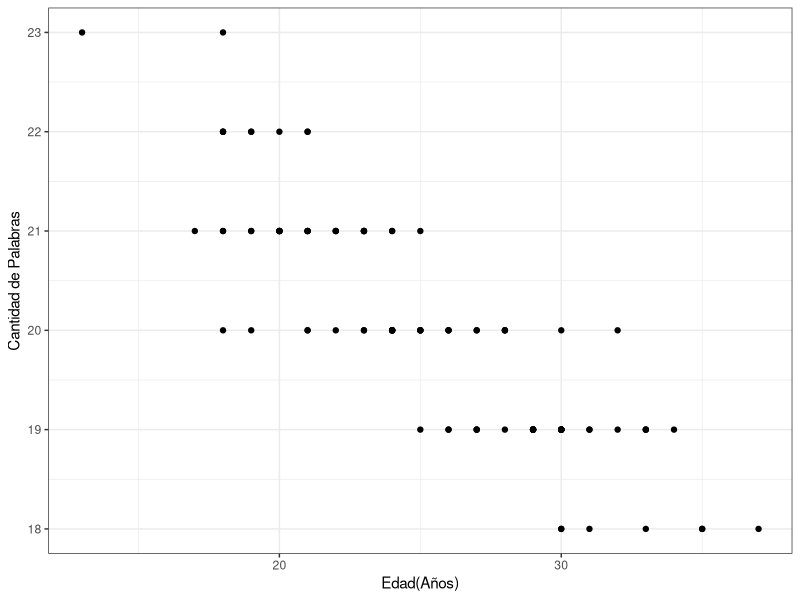
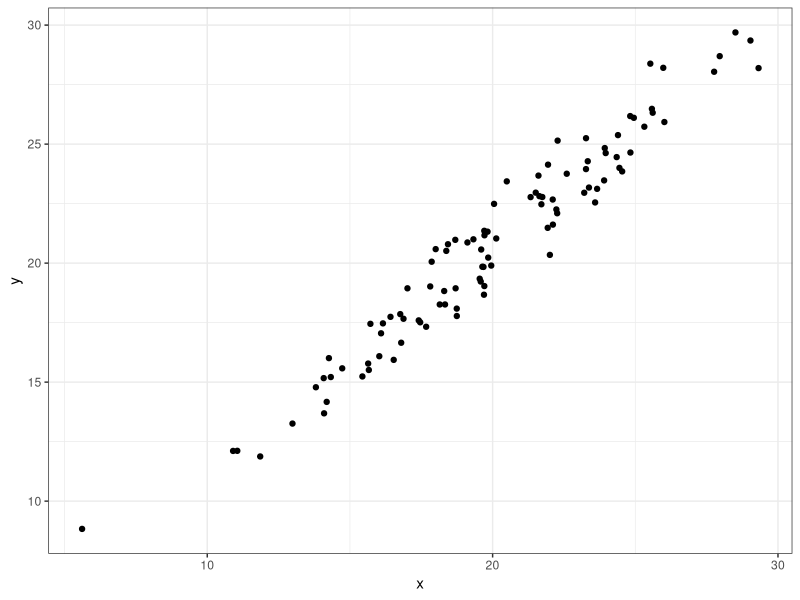
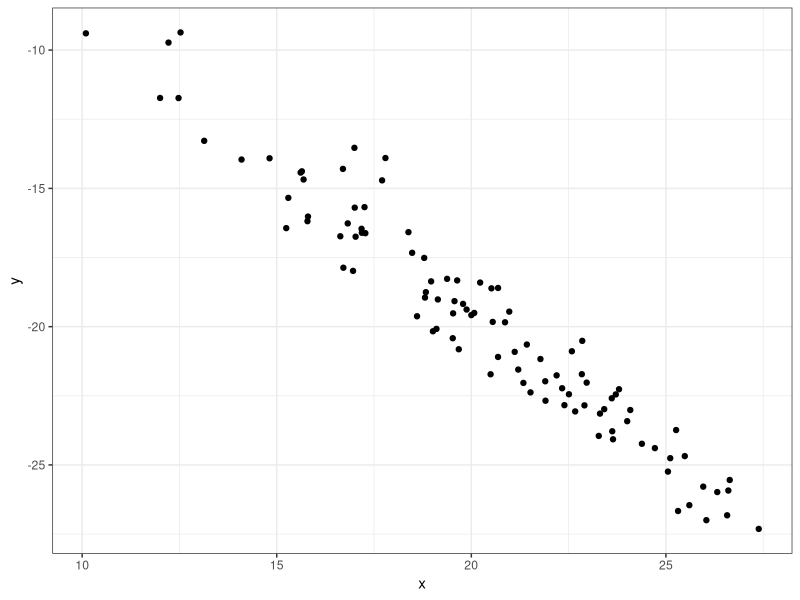
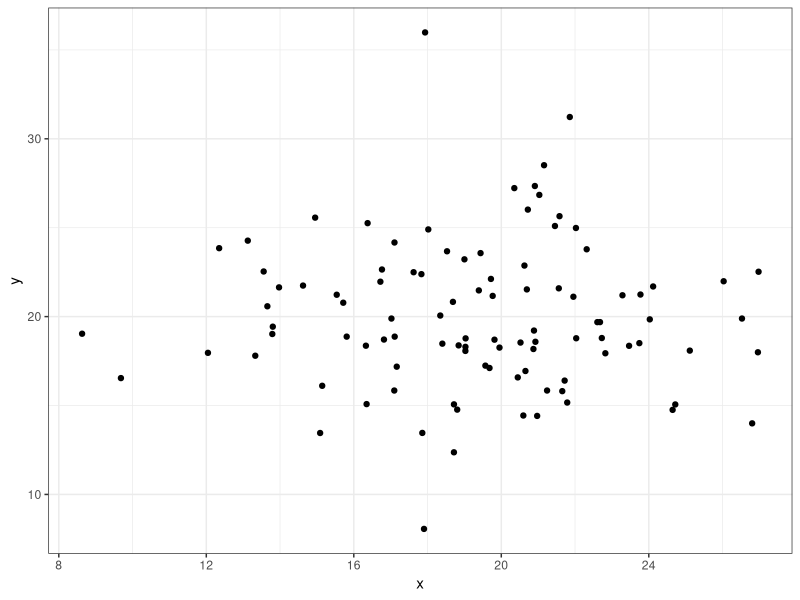

R code for these plots, in order:
## ---- chunk 1
knitr::opts_chunk$set(echo = FALSE)

# Para poder imprimir las tablas con kable_styling
options("kableExtra.html.bsTable" = T, knitr.kable.NA = '')
# library(tables)
library(knitr)
library(kableExtra)
library(ggplot2)
library(dplyr)
## ---- chunk 2
mat <- matrix(nrow = 3, ncol = 3)
mat[, 3] <- c(60, 40, 100)
mat[, 2] <- c(0, 40, 40)
mat[, 1] <- c(60, 0, 60)

## Agregamos los nombres de variables y dimensiones
dimnames(mat) <- list("Tipo de docente"  =  c("Autoritario", "Democrático", "Total"),
"Rendimiento" = c("Bajo","Alto", "Total"))

## Convertimos a data frame para nice print
mat <- as.data.frame(cbind(`Tipo de docente` = c("Autoritario", "Democrático", "Total"), mat), row.names = F)

mat %>%  
    kable(digits = 2, col.names = c("Tipo de docente", "Bajo", "Alto", "Total"), escape = F) %>%
    kable_styling(bootstrap_options = c("bordered"), full_width = T) %>% 
    add_header_above(c(" " = 1, "Rendimiento" = 2, " " = 1)) 
## ---- chunk 3
mat <- matrix(nrow = 3, ncol = 3)
mat[, 3] <- c(60, 40, 100)
mat[, 2] <- c(12, 28, 40)
mat[, 1] <- c(48, 12, 60)

## Agregamos los nombres de variables y dimensiones
dimnames(mat) <- list("Tipo de docente"  =  c("Autoritario", "Democrático", "Total"),
"Rendimiento" = c("Bajo","Alto", "Total"))

## Convertimos a data frame para nice print
mat <- as.data.frame(cbind(`Tipo de docente` = c("Autoritario", "Democrático", "Total"), mat), row.names = F)

mat %>%  
    kable(digits = 2, col.names = c("Tipo de docente", "Bajo", "Alto", "Total"), escape = F) %>%
    kable_styling(bootstrap_options = c("bordered"), full_width = T) %>% 
    add_header_above(c(" " = 1, "Rendimiento" = 2, " " = 1)) 

## ---- chunk 4
mat <- matrix(nrow = 3, ncol = 3)
mat[, 3] <- c(60, 40, NA)
mat[3, ] <- c(60, 40, 100)

for(i in 1:(nrow(mat)-1)){
    for(j in 1:(ncol(mat)-1)){
        mat[i, j] <- mat[i, ncol(mat)] * mat[nrow(mat) * j] / mat[nrow(mat), ncol(mat)]
    }
}

## Agregamos los nombres de variables y dimensiones
dimnames(mat) <- list("Tipo de docente"  =  c("Autoritario", "Democrático", "Total"),
"Rendimiento" = c("Bajo","Alto", "Total"))

## Convertimos a data frame para nice print
matr <- as.data.frame(cbind(`Tipo de docente` = c("Autoritario", "Democrático", "Total"), mat), row.names = F)

matr %>%  
    kable(digits = 2, col.names = c("Tipo de docente", "Bajo", "Alto", "Total"), escape = F) %>%
    kable_styling(bootstrap_options = c("bordered"), full_width = T) %>% 
    add_header_above(c(" " = 1, "Rendimiento" = 2, " " = 1)) 

## ---- chunk 5
for(i in 1:(nrow(mat)-1)){
    for(j in 1:(ncol(mat)-1)){
        mat[i, j] <- mat[i, j]/mat[i, ncol(mat)]
    }
    mat[i, ncol(mat)] <- 1
}

mat[3, ] <- mat[3, ] / 100

## Agregamos los nombres de variables y dimensiones
dimnames(mat) <- list("Tipo de docente"  =  c("Autoritario", "Democrático", "Total"),
"Rendimiento" = c("Bajo","Alto", "Total"))

## Convertimos a data frame para nice print
matr <- as.data.frame(cbind(`Tipo de docente` = c("Autoritario", "Democrático", "Total"), mat), row.names = F)

matr %>%  
    kable(digits = 2, col.names = c("Tipo de docente", "Bajo", "Alto", "Total"), escape = F) %>%
    kable_styling(bootstrap_options = c("bordered"), full_width = T) %>% 
    add_header_above(c(" " = 1, "Rendimiento" = 2, " " = 1)) 


## ---- chunk 6
palabras <- read.csv2("../data/npalabras_edad.csv")

palabras %>% 
    ggplot(aes(x = edad, y = npalabras)) +
    geom_point() +
    # geom_errorbar(aes(ymin = Media - Sd, ymax = Media + Sd), width = .05) +
    labs(y = "Cantidad de Palabras", x = "Edad(Años)") +
    theme_bw()
## ---- chunk 7
df <- read.csv2("../data/rdfuerte.csv")

df %>% 
    ggplot(aes(x = x, y = y)) +
    geom_point() +
    theme_bw()

## ---- chunk 8
df <- read.csv2("../data/rifuerte.csv")

df %>% 
    ggplot(aes(x = x, y = y)) +
    geom_point() +
    theme_bw()

## ---- chunk 9
df <- read.csv2("../data/rnula.csv")

df %>% 
    ggplot(aes(x = x, y = y)) +
    geom_point() +
    theme_bw()
